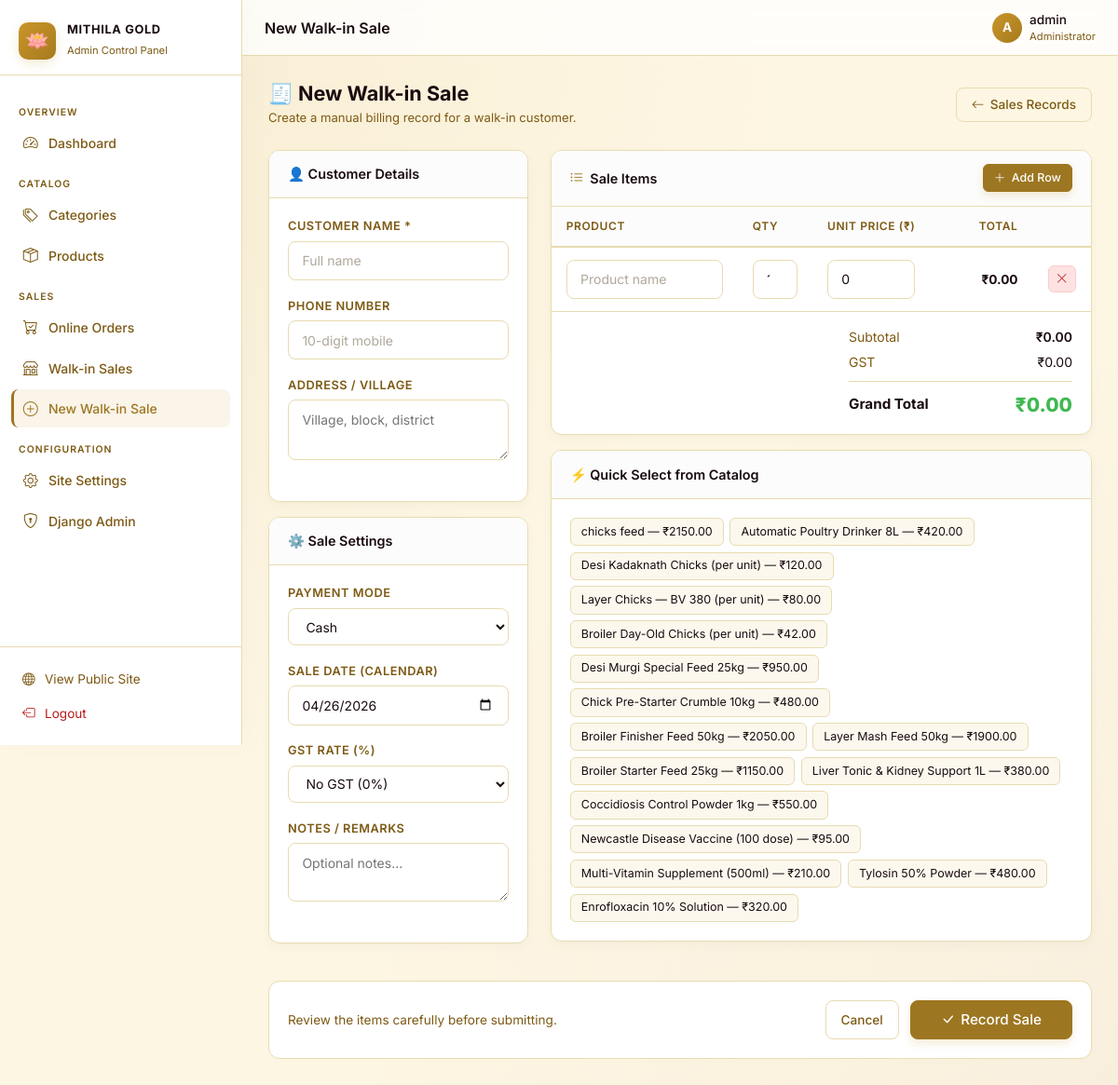
/dashboard/sales/add/ (signed in), run on the app's committed database.
### store/models.py (models this page shows, shortened)
class Product(models.Model):
    name = models.CharField(max_length=200)
    category = models.ForeignKey(Category, on_delete=models.SET_NULL, null=True, related_name='products')
    description = models.TextField()
    price = models.DecimalField(max_digits=10, decimal_places=2)
    stock = models.PositiveIntegerField(default=0)
    image = models.ImageField(upload_to='products/', blank=True, null=True)
    is_active = models.BooleanField(default=True)
    created_at = models.DateTimeField(auto_now_add=True)
    updated_at = models.DateTimeField(auto_now=True)
    class Meta:
        ordering = ['-created_at']

### store/views.py (the view, shortened to what this page needs)
# urls.py: path('dashboard/sales/add/', views.admin_sales_add, name='admin_sales_add'),
@login_required
def admin_sales_add(request):
    if not request.user.is_staff:
        return render(request, 'admin_custom/access_denied.html', status=403)
    from .forms import SalesRecordAdminForm
    products = Product.objects.filter(is_active=True)
    context = {
        'payment_choices': SalesRecord.PAYMENT_CHOICES,
        'products': products,
        'today': timezone.now().date(),
        'page_title': 'Add Sales Record',
    }
    return render(request, 'admin_custom/sales_add.html', context)

### store/context_processors.py (called while the page is built)
def site_settings(request):
    return {'site_settings': SiteSettings.get_settings()}

def cart_count(request):
    cart = request.session.get('cart', {})
    count = sum(item.get('quantity', 0) for item in cart.values())
    return {'cart_count': count}

def categories_processor(request):
    return {'categories': Category.objects.all()}

### store/models.py (called while the page is built)
    @classmethod
    def get_settings(cls):
        obj, _ = cls.objects.get_or_create(pk=1)
        return obj

### templates/admin_custom/sales_add.html (shortened to what this page needs)
{% extends 'admin_custom/base_admin.html' %}
{% block page_heading %}New Walk-in Sale{% endblock %}
{% block content %}
<div class="adm-page-header">
  <div>
    <h1>🧾 New Walk-in Sale</h1>
    <p>Create a manual billing record for a walk-in customer.</p>
  </div>
  <a href="{% url 'store:admin_sales_list' %}" class="adm-btn adm-btn-ghost">
    <i class="bi bi-arrow-left"></i> Sales Records
  </a>
</div>
<form method="post" id="salesForm">
<div class="row g-4">
  <div class="col-lg-4">
    <div class="adm-card mb-3">
      <div class="adm-card-header"><span>👤 Customer Details</span></div>
      <div class="adm-card-body">
        <div class="adm-form-group">
          <label>Customer Name *</label>
          <input type="text" name="customer_name" class="adm-input" placeholder="Full name" required list="farmerList">
        </div>
        <div class="adm-form-group">
          <label>Phone Number</label>
          <input type="text" name="customer_phone" class="adm-input" placeholder="10-digit mobile">
        </div>
        <div class="adm-form-group">
          <label>Address / Village</label>
          <textarea name="customer_address" class="adm-textarea" placeholder="Village, block, district" style="min-height:65px"></textarea>
        </div>
      </div>
    </div>
    <div class="adm-card mb-3">
      <div class="adm-card-header"><span>⚙️ Sale Settings</span></div>
      <div class="adm-card-body">
        <div class="adm-form-group">
          <label>Payment Mode</label>
          <select name="payment_mode" class="adm-select">
            {% for value, label in payment_choices %}
              <option value="{{ value }}">{{ label }}</option>
            {% endfor %}
          </select>
        </div>
        <div class="adm-form-group">
          <label>Sale Date (Calendar)</label>
          <input type="date" name="date" class="adm-input" value="{{ today|date:'Y-m-d' }}">
        </div>
        <div class="adm-form-group">
          <label>GST Rate (%)</label>
          <select name="gst_rate" class="adm-select" id="gstRate" onchange="recalculate()">
            <option value="0">No GST (0%)</option>
          </select>
        </div>
        <div class="adm-form-group">
          <label>Notes / Remarks</label>
          <textarea name="notes" class="adm-textarea" placeholder="Optional notes…" style="min-height:55px"></textarea>
        </div>
      </div>
    </div>
  </div>
  <div class="col-lg-8">
    <div class="adm-card mb-3">
      <div class="adm-card-header">
        <span><i class="bi bi-list-ul" style="color:var(--admin-accent)"></i> &nbsp;Sale Items</span>
        <button type="button" class="adm-btn adm-btn-primary adm-btn-sm" onclick="addItem()">
          <i class="bi bi-plus-lg"></i> Add Row
        </button>
      </div>
      <div class="adm-card-body" style="padding:0">
        <div style="overflow-x:auto">
          <table class="adm-table" id="itemsTable">
            <thead>
              <tr>
                <th style="min-width:200px">Product</th>
                <th style="min-width:80px">Qty</th>
                <th style="min-width:110px">Unit Price (₹)</th>
                <th style="min-width:110px;text-align:right">Total</th>
                <th style="width:50px"></th>
              </tr>
            </thead>
            <tbody id="itemsBody">
              <tr id="row-0">
                <td>
                  <input type="text" name="product_name[]" class="adm-input" placeholder="Product name" list="productNames" required>
                </td>
                <td>
                  <input type="number" name="quantity[]" class="adm-input qty-input" value="1" min="1" onchange="recalculate()">
                </td>
                <td>
                  <input type="number" name="unit_price[]" class="adm-input price-input" value="0" min="0" step="0.01" onchange="recalculate()">
                </td>
                <td style="text-align:right;font-weight:700" class="row-total">₹0.00</td>
                <td>
                  <button type="button" class="adm-btn adm-btn-danger adm-btn-sm" onclick="removeRow('row-0')" style="padding:.25rem .5rem">
                    <i class="bi bi-x-lg"></i>
                  </button>
                </td>
              </tr>
            </tbody>
          </table>
        </div>
        <div style="padding:1rem 1.25rem;border-top:1px solid var(--admin-border)">
          <div style="max-width:240px;margin-left:auto;font-size:.875rem">
            <div style="display:flex;justify-content:space-between;margin-bottom:.4rem">
              <span style="color:var(--admin-muted)">Subtotal</span>
              <span id="displaySubtotal" style="font-weight:600">₹0.00</span>
            </div>
            <div style="display:flex;justify-content:space-between;margin-bottom:.4rem">
              <span style="color:var(--admin-muted)">GST</span>
              <span id="displayGst">₹0.00</span>
            </div>
            <div style="height:1px;background:var(--admin-border);margin:.6rem 0"></div>
            <div style="display:flex;justify-content:space-between;align-items:center">
              <span style="font-weight:700;font-size:.95rem">Grand Total</span>
              <span id="displayGrandTotal" style="font-size:1.3rem;font-weight:800;color:#3fb950">₹0.00</span>
            </div>
          </div>
        </div>
      </div>
    </div>
    <div class="adm-card">
      <div class="adm-card-header"><span>⚡ Quick Select from Catalog</span></div>
      <div class="adm-card-body">
        <div style="display:flex;flex-wrap:wrap;gap:.4rem">
          {% for product in products %}
          <button type="button" onclick="quickAdd('{{ product.name|escapejs }}', {{ product.price }})"
                  style="background:var(--admin-sidebar-hover);border:1px solid var(--admin-border);padding:.3rem .7rem;border-radius:6px;color:var(--admin-text);font-size:.78rem;cursor:pointer;transition:.15s"
                  onmouseover="this.style.borderColor='var(--admin-accent)'" onmouseout="this.style.borderColor='var(--admin-border)'">
            {{ product.name }} — ₹{{ product.price }}
          </button>
          {% empty %}
          <span style="color:var(--admin-muted);font-size:.85rem">No active products in catalog.</span>
          {% endfor %}
        </div>
      </div>
    </div>
  </div>
</div>
<div style="margin-top:1.5rem;padding:1.25rem;background:var(--admin-card);border:1px solid var(--admin-border);border-radius:12px;display:flex;align-items:center;justify-content:space-between;flex-wrap:wrap;gap:1rem">
  <div style="font-size:.85rem;color:var(--admin-muted)">
    Review the items carefully before submitting.
  </div>
  <div style="display:flex;gap:.75rem">
    <a href="{% url 'store:admin_sales_list' %}" class="adm-btn adm-btn-ghost">Cancel</a>
    <button type="submit" class="adm-btn adm-btn-primary" style="padding:.55rem 2rem;font-size:.95rem">
      <i class="bi bi-check-lg"></i> Record Sale
    </button>
  </div>
</div>
</form>
{% endblock %}

### templates/admin_custom/base_admin.html (shortened to what this page needs)
{% load static %}
<!DOCTYPE html>
<html lang="en">
<head>
  <link href="https://cdn.jsdelivr.net/npm/bootstrap@5.3.2/dist/css/bootstrap.min.css" rel="stylesheet">
  <link href="https://cdn.jsdelivr.net/npm/bootstrap-icons@1.11.3/font/bootstrap-icons.css" rel="stylesheet">
</head>
<body>
<aside class="adm-sidebar" id="adminSidebar">
  <div class="adm-sidebar-header">
    <div class="adm-logo-ring">🪷</div>
    <div class="adm-brand">
      <h6>Mithila Gold</h6>
      <span>Admin Control Panel</span>
    </div>
  </div>
  <nav class="adm-nav">
    <div class="adm-nav-section">Overview</div>
    <a href="{% url 'store:admin_dashboard' %}" class="{% if request.resolver_match.url_name == 'admin_dashboard' %}active{% endif %}">
      <i class="bi bi-speedometer2"></i> Dashboard
    </a>
    <div class="adm-nav-section">Catalog</div>
    <a href="{% url 'store:admin_categories_list' %}" class="{% if 'admin_categories' in request.resolver_match.url_name %}active{% endif %}">
      <i class="bi bi-tags"></i> Categories
    </a>
    <a href="{% url 'store:admin_products_list' %}" class="{% if 'admin_products' in request.resolver_match.url_name %}active{% endif %}">
      <i class="bi bi-box-seam"></i> Products
    </a>
    <div class="adm-nav-section">Sales</div>
    <a href="{% url 'store:admin_orders_list' %}" class="{% if 'admin_order' in request.resolver_match.url_name %}active{% endif %}">
      <i class="bi bi-cart-check"></i> Online Orders
    </a>
    <a href="{% url 'store:admin_sales_list' %}" class="{% if request.resolver_match.url_name == 'admin_sales_list' %}active{% endif %}">
      <i class="bi bi-shop"></i> Walk-in Sales
    </a>
    <a href="{% url 'store:admin_sales_add' %}" class="{% if request.resolver_match.url_name == 'admin_sales_add' %}active{% endif %}">
      <i class="bi bi-plus-circle"></i> New Walk-in Sale
    </a>
    <div class="adm-nav-section">Configuration</div>
    <a href="{% url 'store:admin_settings' %}" class="{% if request.resolver_match.url_name == 'admin_settings' %}active{% endif %}">
      <i class="bi bi-gear"></i> Site Settings
    </a>
    <a href="/admin/" target="_blank">
      <i class="bi bi-shield-lock"></i> Django Admin
    </a>
  </nav>
  <div class="adm-sidebar-footer">
    <a href="{% url 'store:home' %}">
      <i class="bi bi-globe"></i> View Public Site
    </a>
    <form action="{% url 'store:logout' %}" method="post" style="margin:0">
      <button type="submit" style="background:none;border:none;width:100%;text-align:left;padding:0">
        <a href="#" onclick="this.closest('form').submit();return false;" style="color:var(--admin-red)">
          <i class="bi bi-box-arrow-left"></i> Logout
        </a>
      </button>
    </form>
  </div>
</aside>
<div class="adm-main">
  <header class="adm-topbar">
    <div class="d-flex align-items-center gap-3">
      <span class="page-heading">{% block page_heading %}Admin Panel{% endblock %}</span>
    </div>
    <div class="adm-user">
      <div class="adm-user-avatar">{{ user.first_name|default:user.username|slice:":1"|upper }}</div>
      <div class="d-none d-sm-block">
        <div class="adm-user-name">{{ user.first_name|default:user.username }}</div>
        <div class="adm-user-role">Administrator</div>
      </div>
    </div>
  </header>
  <main class="adm-content">
    {% block content %}{% endblock %}
  </main>
</div>
</body>
</html>

### data on the page
Product: name "chicks feed", price "2150.00"
Product: name "Automatic Poultry Drinker 8L", price "420.00"
Product: name "Desi Kadaknath Chicks (per unit)", price "120.00"
Product: name "Layer Chicks — BV 380 (per unit)", price "80.00"
Product: name "Broiler Day-Old Chicks (per unit)", price "42.00"
Product: name "Desi Murgi Special Feed 25kg", price "950.00"
Product: name "Chick Pre-Starter Crumble 10kg", price "480.00"
Product: name "Broiler Finisher Feed 50kg", price "2050.00"
Product: name "Layer Mash Feed 50kg", price "1900.00"
Product: name "Broiler Starter Feed 25kg", price "1150.00"
Product: name "Liver Tonic & Kidney Support 1L", price "380.00"
Product: name "Coccidiosis Control Powder 1kg", price "550.00"
Product: name "Newcastle Disease Vaccine (100 dose)", price "95.00"
Product: name "Multi-Vitamin Supplement (500ml)", price "210.00"
Product: name "Tylosin 50% Powder", price "480.00"
Product: name "Enrofloxacin 10% Solution", price "320.00"

### other printed values
{{ user.first_name|default:user.username|slice:":1"|upper }} "A"
{{ user.first_name|default:user.username }} "admin"
form field payment_mode "Cash"
